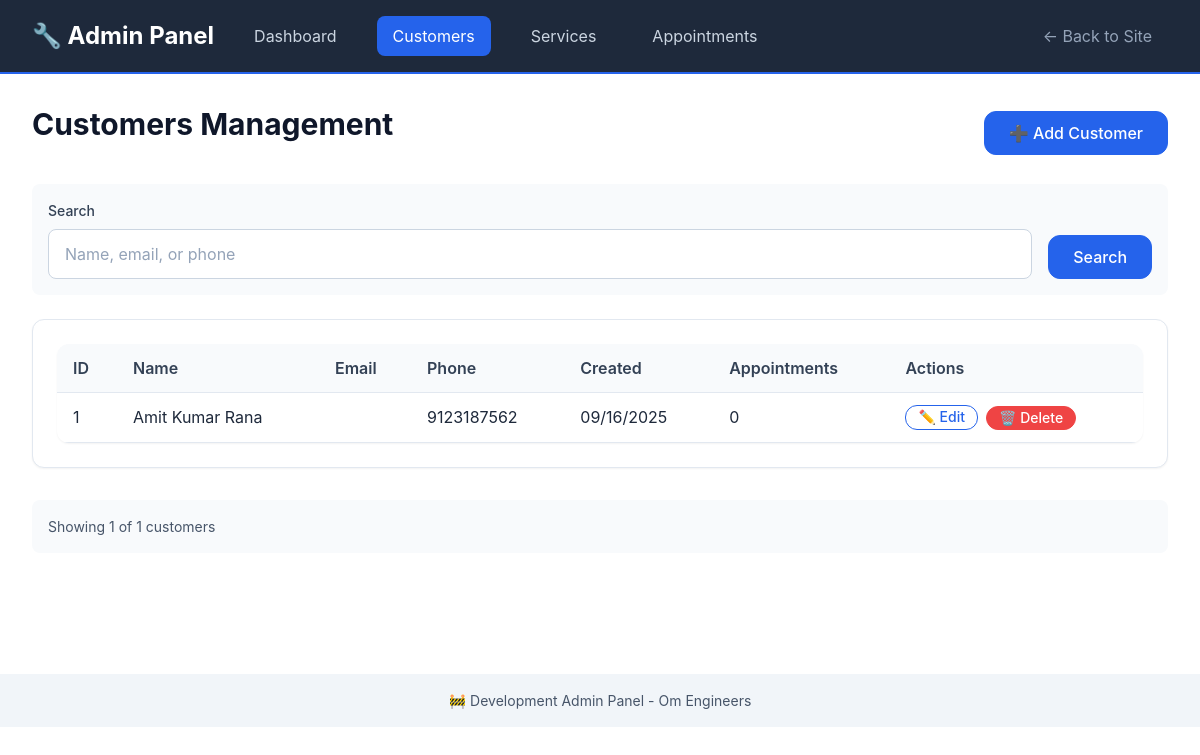
Before: /admin/customers with the older database file.
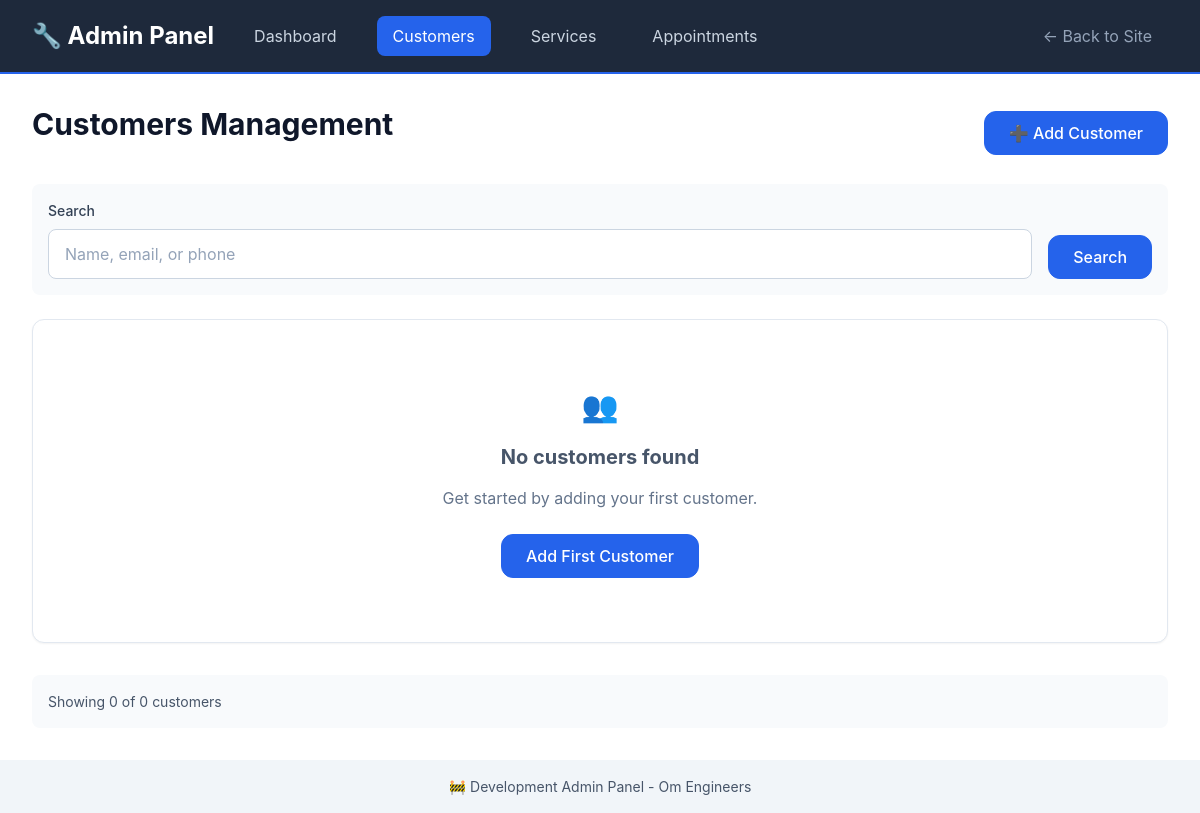
After: the same page with the newer database file.
### models/customer_db.py (models this page shows, shortened)
class Customer(db.Model):
    __tablename__ = 'customers'
    id: Mapped[int] = mapped_column(primary_key=True)
    name: Mapped[str] = mapped_column(String(100), nullable=False)
    email: Mapped[str] = mapped_column(String(120), nullable=True, index=True)
    phone: Mapped[str] = mapped_column(String(20), nullable=False, index=True)
    address: Mapped[str] = mapped_column(Text, nullable=True)
    created_at: Mapped[datetime] = mapped_column(DateTime, default=datetime.utcnow)
    updated_at: Mapped[datetime] = mapped_column(DateTime, default=datetime.utcnow, onupdate=datetime.utcnow)
    appointments = db.relationship('Appointment', back_populates='customer', cascade='all, delete-orphan')

### routes/admin.py (the view, shortened to what this page needs)
@admin_bp.route('/customers')
def customers():
    search = request.args.get('search', '')
    page = request.args.get('page', 1, type=int)
    query = Customer.query
    customers = query.order_by(Customer.created_at.desc()).paginate(
        page=page, per_page=20, error_out=False
    )
    return render_template('admin/customers.html', customers=customers, search=search)

### templates/admin/customers.html (shortened to what this page needs)
{% extends "admin/base.html" %}
{% block content %}
<div style="display: flex; justify-content: space-between; align-items: center; margin-bottom: var(--space-6);">
    <h1>Customers Management</h1>
    <a href="{{ url_for('admin.new_customer') }}" class="btn btn-primary">➕ Add Customer</a>
</div>
<div class="filters">
    <form method="GET" style="display: flex; gap: var(--space-4); align-items: end; flex-wrap: wrap; width: 100%;">
        <div style="flex: 1; min-width: 200px;">
            <label for="search" class="form-label">Search</label>
            <input type="text" id="search" name="search" class="form-input"
                   placeholder="Name, email, or phone" value="{{ search }}">
        </div>
        <button type="submit" class="btn btn-primary">Search</button>
    </form>
</div>
{% if customers.items %}
<div class="card">
    <table class="admin-table">
        <thead>
            <tr>
                <th>ID</th>
                <th>Name</th>
                <th>Email</th>
                <th>Phone</th>
                <th>Created</th>
                <th>Appointments</th>
                <th>Actions</th>
            </tr>
        </thead>
        <tbody>
            {% for customer in customers.items %}
            <tr>
                <td>{{ customer.id }}</td>
                <td>{{ customer.name }}</td>
                <td>{{ customer.email }}</td>
                <td>{{ customer.phone }}</td>
                <td>{{ customer.created_at.strftime('%m/%d/%Y') }}</td>
                <td>{{ customer.appointments|length }}</td>
                <td>
                    <div style="display: flex; gap: var(--space-2);">
                        <a href="{{ url_for('admin.edit_customer', customer_id=customer.id) }}"
                           class="btn btn-sm btn-outline">✏️ Edit</a>
                        <form method="POST" action="{{ url_for('admin.delete_customer', customer_id=customer.id) }}"
                              style="display: inline;"
                              onsubmit="return confirm('Are you sure you want to delete this customer? This will also delete all their appointments!')">
                            <button type="submit" class="btn btn-sm btn-danger">🗑️ Delete</button>
                        </form>
                    </div>
                </td>
            </tr>
            {% endfor %}
        </tbody>
    </table>
</div>
{% else %}
<div class="card" style="text-align: center; padding: var(--space-16);">
    <div style="font-size: var(--font-size-3xl); margin-bottom: var(--space-4);">👥</div>
    <h3 style="color: var(--gray-600); margin-bottom: var(--space-4);">No customers found</h3>
    {% if search %}
    <p style="color: var(--gray-500); margin-bottom: var(--space-6);">
        No customers match your search for "{{ search }}".
    </p>
    <a href="{{ url_for('admin.customers') }}" class="btn btn-secondary">Clear Search</a>
    {% else %}
    <p style="color: var(--gray-500); margin-bottom: var(--space-6);">
        Get started by adding your first customer.
    </p>
    <a href="{{ url_for('admin.new_customer') }}" class="btn btn-primary">Add First Customer</a>
    {% endif %}
</div>
{% endif %}
<div style="margin-top: var(--space-8); padding: var(--space-4); background: var(--gray-50); border-radius: var(--border-radius);">
    <p style="margin: 0; color: var(--gray-600); font-size: var(--font-size-sm);">
        Showing {{ customers.items|length }} of {{ customers.total }} customers
    </p>
</div>
{% endblock %}

### templates/admin/base.html (shortened to what this page needs)
<!DOCTYPE html>
<html lang="en">
<head>
    <link rel="stylesheet" href="{{ url_for('static', filename='css/main.css') }}">
</head>
<body>
    <header class="admin-header">
        <div class="container">
            <div class="admin-nav">
                <h2 style="color: var(--white); margin: 0;">🔧 Admin Panel</h2>
                <a href="{{ url_for('admin.index') }}" class="{% if request.endpoint == 'admin.index' %}active{% endif %}">Dashboard</a>
                <a href="{{ url_for('admin.customers') }}" class="{% if 'customers' in request.endpoint %}active{% endif %}">Customers</a>
                <a href="{{ url_for('admin.services') }}" class="{% if 'services' in request.endpoint %}active{% endif %}">Services</a>
                <a href="{{ url_for('admin.appointments') }}" class="{% if 'appointments' in request.endpoint %}active{% endif %}">Appointments</a>
                <div style="margin-left: auto;">
                    <a href="{{ url_for('main.index') }}" style="color: var(--gray-400);">← Back to Site</a>
                </div>
            </div>
        </div>
    </header>
    <main class="admin-content">
        <div class="container">
            {% block content %}{% endblock %}
        </div>
    </main>
    <footer style="background-color: var(--gray-100); padding: var(--space-4) 0; text-align: center; color: var(--gray-600);">
        <div class="container">
            <p style="margin: 0; font-size: var(--font-size-sm);">
                🚧 Development Admin Panel - {{ config.APP_NAME }}
            </p>
        </div>
    </footer>
</body>
</html>

### static/css/main.css (style rules this page uses)
:root { --primary-color: #2563eb; --primary-dark: #1d4ed8; --primary-light: #3b82f6; --secondary-color: #64748b; --success-color: #10b981; --warning-color: #f59e0b; --error-color: #ef4444; --white: #ffffff; --gray-50: #f8fafc; --gray-100: #f1f5f9; --gray-200: #e2e8f0; --gray-300: #cbd5e1; --gray-400: #94a3b8; --gray-500: #64748b; --gray-600: #475569; --gray-700: #334155; --gray-800: #1e293b; --gray-900: #0f172a; --font-family: 'Inter', -apple-system, BlinkMacSystemFont, 'Segoe UI', Roboto, Oxygen, Ubuntu, Cantarell, sans-serif; --font-size-xs: 0.75rem; --font-size-sm: 0.875rem; --font-size-base: 1rem; --font-size-lg: 1.125rem; --font-size-xl: 1.25rem; --font-size-2xl: 1.5rem; --font-size-3xl: 1.875rem; --font-size-4xl: 2.25rem; --font-weight-normal: 400; --font-weight-medium: 500; --font-weight-semibold: 600; --font-weight-bold: 700; --line-height-tight: 1.25; --line-height-normal: 1.5; --line-height-relaxed: 1.75; --space-1: 0.25rem; --space-2: 0.5rem; --space-3: 0.75rem; --space-4: 1rem; --space-5: 1.25rem; --space-6: 1.5rem; --space-8: 2rem; --space-10: 2.5rem; --space-12: 3rem; --space-16: 4rem; --space-20: 5rem; --border-radius-sm: 0.375rem; --border-radius: 0.5rem; --border-radius-lg: 0.75rem; --border-radius-xl: 1rem; --shadow-sm: 0 1px 2px 0 rgba(0, 0, 0, 0.05); --shadow: 0 1px 3px 0 rgba(0, 0, 0, 0.1), 0 1px 2px 0 rgba(0, 0, 0, 0.06); --shadow-md: 0 4px 6px -1px rgba(0, 0, 0, 0.1), 0 2px 4px -1px rgba(0, 0, 0, 0.06); --shadow-lg: 0 10px 15px -3px rgba(0, 0, 0, 0.1), 0 4px 6px -2px rgba(0, 0, 0, 0.05); --container-max-width: 1200px; --header-height: 4rem; --min-touch-target: 2.75rem; }
*, *::before, *::after { box-sizing: border-box; }
* { margin: 0; padding: 0; }
html { font-size: 16px; scroll-behavior: smooth; -webkit-text-size-adjust: 100%; -ms-text-size-adjust: 100%; }
body { font-family: var(--font-family); font-size: var(--font-size-base); font-weight: var(--font-weight-normal); line-height: var(--line-height-normal); color: var(--gray-800); background-color: var(--white); -webkit-font-smoothing: antialiased; -moz-osx-font-smoothing: grayscale; }
.container { width: 100%; max-width: var(--container-max-width); margin: 0 auto; padding-left: var(--space-4); padding-right: var(--space-4); }
h1, h2, h3, h4, h5, h6 { font-weight: var(--font-weight-bold); line-height: var(--line-height-tight); color: var(--gray-900); margin-bottom: var(--space-4); }
h1 { font-size: var(--font-size-3xl); }
h2 { font-size: var(--font-size-2xl); }
h3 { font-size: var(--font-size-xl); }
p { margin-bottom: var(--space-4); color: var(--gray-600); }
a { color: var(--primary-color); text-decoration: none; }
.btn { display: inline-flex; align-items: center; justify-content: center; min-height: var(--min-touch-target); padding: var(--space-3) var(--space-6); font-family: inherit; font-size: var(--font-size-base); font-weight: var(--font-weight-medium); line-height: 1; text-decoration: none; border: 1px solid transparent; border-radius: var(--border-radius-lg); cursor: pointer; transition: all 0.2s ease-in-out; user-select: none; white-space: nowrap; }
.btn-primary { background-color: var(--primary-color); border-color: var(--primary-color); color: var(--white); }
.form-label { display: block; font-size: var(--font-size-sm); font-weight: var(--font-weight-medium); color: var(--gray-700); margin-bottom: var(--space-2); }
.form-input { display: block; width: 100%; min-height: var(--min-touch-target); padding: var(--space-3) var(--space-4); font-family: inherit; font-size: max(16px, var(--font-size-base)); line-height: var(--line-height-normal); color: var(--gray-900); background-color: var(--white); border: 1px solid var(--gray-300); border-radius: var(--border-radius); transition: border-color 0.2s ease-in-out, box-shadow 0.2s ease-in-out; -webkit-appearance: none; -moz-appearance: none; appearance: none; }
.form-input::placeholder { color: var(--gray-400); }
.card { background-color: var(--white); border: 1px solid var(--gray-200); border-radius: var(--border-radius-lg); box-shadow: var(--shadow-sm); padding: var(--space-6); transition: box-shadow 0.2s ease-in-out; }
@media (min-width: 36rem) { .container { padding-left: var(--space-6); padding-right: var(--space-6); } }
@media (min-width: 62rem) { .container { padding-left: var(--space-8); padding-right: var(--space-8); } }

Changed rows visible on the page:
removed Customer: id "1", name "Amit Kumar Rana", phone "9123187562", created_at "09/16/2025", appointments|length "0"
Other visible differences:
{{ customers.items|length }}: "1" → "0"
{{ customers.total }}: "1" → "0"
text no longer shown: "ID Name Email Phone Created Appointments Actions"
text now shown: "👥 No customers found Get started by adding your first customer. Add First Customer"
